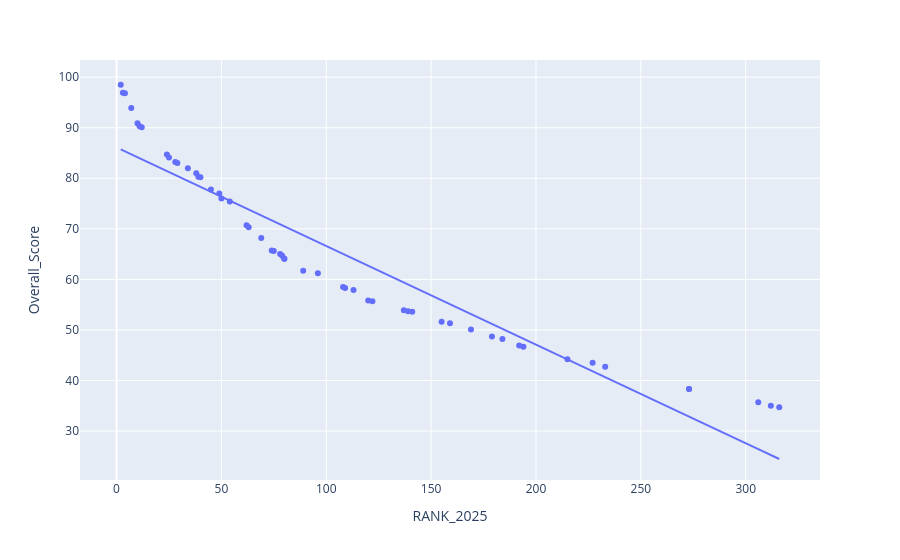

Write notebook code for a chart like this one.
### Markdown cell above
Q9. Rank vs Score Relationship.Create scatter plot using Plotly:X → Rank,Y → Score. Add trendline.Comment on relationship

### Code cell
px.scatter(var,x='RANK_2025',y='Overall_Score',trendline='ols')

### Figure 1 — Plotly figure (JSON) as saved in the notebook; plotly's stock layout.template omitted (floating-point values rounded to 4 significant figures)
{"data": [{"hovertemplate": "RANK_2025=%{x}<br>Overall_Score=%{y}<extra></extra>", "legendgroup": "", "marker": {"color": "#636efa", "symbol": "circle"}, "mode": "markers", "name": "", "orientation": "v", "showlegend": false, "type": "scatter", "x": [2, 3, 4, 7, 10, 11, 12, 24, 25, 28, 29, 34, 38, 39, 40, 45, 49, 50, 54, 62, 63, 69, 74, 75, 78, 79, 80, 80, 89, 96, 108, 109, 113, 120, 122, 137, 139, 141, 155, 159, 169, 179, 184, 192, 194, 215, 227, 233, 273, 273, 306, 312, 316], "xaxis": "x", "y": [98.5, 96.9, 96.8, 93.9, 90.9, 90.3, 90.1, 84.7, 84.1, 83.2, 83.0, 82.0, 81.0, 80.3, 80.2, 77.8, 77.0, 76.0, 75.4, 70.7, 70.3, 68.2, 65.7, 65.6, 65.0, 64.7, 64.1, 64.1, 61.7, 61.2, 58.5, 58.3, 57.9, 55.8, 55.7, 53.9, 53.7, 53.6, 51.6, 51.3, 50.1, 48.7, 48.2, 46.9, 46.7, 44.2, 43.5, 42.7, 38.3, 38.3, 35.7, 35.0, 34.7], "yaxis": "y"}, {"hovertemplate": "<b>OLS trendline</b><br>Overall_Score = -0.195018 * RANK_2025 + 86.0977<br>R<sup>2</sup>=0.897020<br><br>RANK_2025=%{x}<br>Overall_Score=%{y} <b>(trend)</b><extra></extra>", "legendgroup": "", "marker": {"color": "#636efa", "symbol": "circle"}, "mode": "lines", "name": "", "showlegend": false, "type": "scatter", "x": [2, 3, 4, 7, 10, 11, 12, 24, 25, 28, 29, 34, 38, 39, 40, 45, 49, 50, 54, 62, 63, 69, 74, 75, 78, 79, 80, 80, 89, 96, 108, 109, 113, 120, 122, 137, 139, 141, 155, 159, 169, 179, 184, 192, 194, 215, 227, 233, 273, 273, 306, 312, 316], "xaxis": "x", "y": [85.71, 85.51, 85.32, 84.73, 84.15, 83.95, 83.76, 81.42, 81.22, 80.64, 80.44, 79.47, 78.69, 78.49, 78.3, 77.32, 76.54, 76.35, 75.57, 74.01, 73.81, 72.64, 71.67, 71.47, 70.89, 70.69, 70.5, 70.5, 68.74, 67.38, 65.04, 64.84, 64.06, 62.7, 62.31, 59.38, 58.99, 58.6, 55.87, 55.09, 53.14, 51.19, 50.21, 48.65, 48.26, 44.17, 41.83, 40.66, 32.86, 32.86, 26.42, 25.25, 24.47], "yaxis": "y"}], "layout": {"legend": {"tracegroupgap": 0}, "margin": {"t": 60}, "xaxis": {"anchor": "y", "domain": [0, 1], "title": {"text": "RANK_2025"}}, "yaxis": {"anchor": "x", "domain": [0, 1], "title": {"text": "Overall_Score"}}}}
